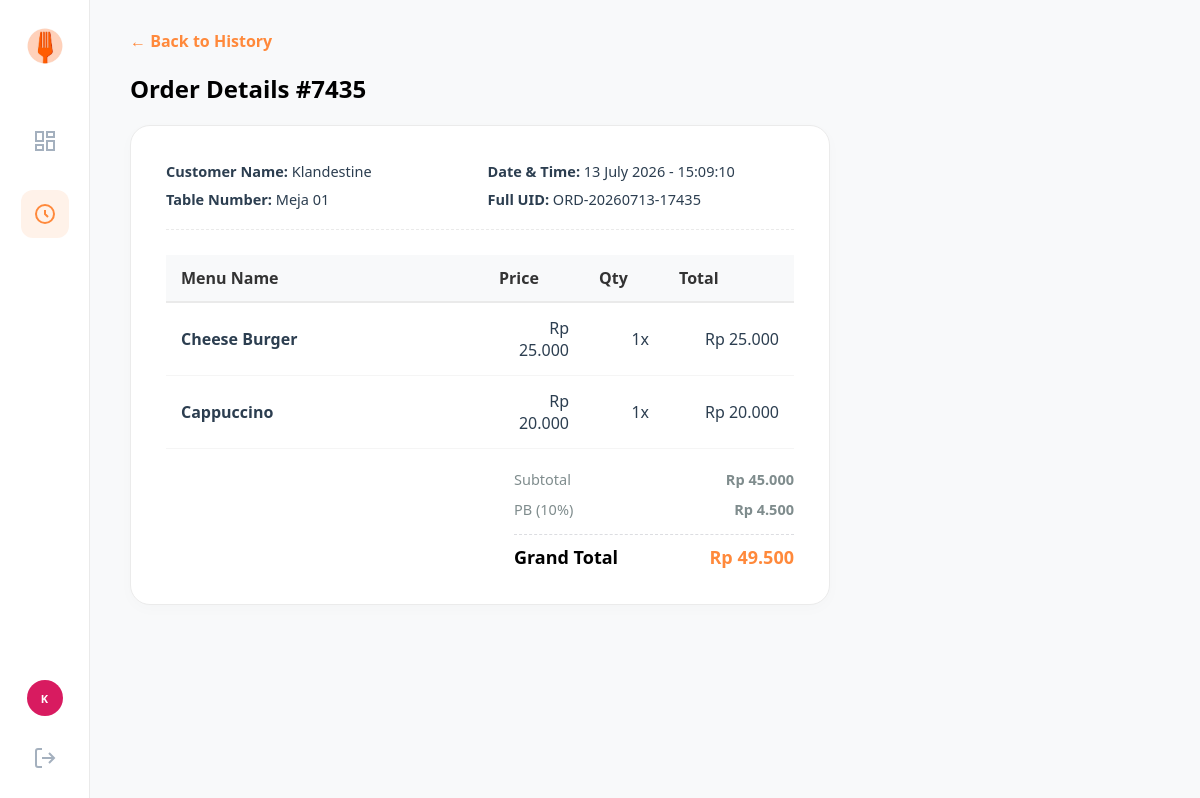
/order_detail_view.php?id=ORD-20260713-17435 (signed in), run on the app's committed database.
### tables this page shows
CREATE TABLE `orders` (
  `order_number` varchar(50) NOT NULL,
  `date` datetime NOT NULL DEFAULT current_timestamp(),
  `table_number` int(11) NOT NULL,
  `customer_name` varchar(100) NOT NULL,
  `status` enum('On Progress','Done') NOT NULL DEFAULT 'On Progress',
  `payment_status` enum('Unpaid','Paid') NOT NULL DEFAULT 'Unpaid'
);

CREATE TABLE `order_details` (
  `id` int(11) NOT NULL,
  `order_number` varchar(50) DEFAULT NULL,
  `menu_id` int(11) DEFAULT NULL,
  `quantity` int(11) NOT NULL DEFAULT 1
);

CREATE TABLE `menu` (
  `id` int(11) NOT NULL,
  `category` enum('food','drink','snack') NOT NULL,
  `menu_name` varchar(100) NOT NULL,
  `price` int(11) NOT NULL,
  `image` varchar(255) DEFAULT NULL
);

### order_detail_view.php (the view, shortened to what this page needs)
<?php
$conn = new mysqli("localhost", "root", "", "restaurant_db");
$order_number = $conn->real_escape_string($_GET['id']);
$order_query = "SELECT * FROM Orders WHERE order_number = '$order_number' LIMIT 1";
$order_result = $conn->query($order_query);
$order = $order_result->fetch_assoc();
$short_id = sprintf("%04d", substr(preg_replace('/[^0-9]/', '', $order['order_number']), -4));
$back_url = "order_history.php";
?>
<!DOCTYPE html>
<html lang="en">
<head>
    <link rel="stylesheet" href="css/style.css">
    <link rel="stylesheet" href="css/kitchen.css">
</head>
<body>
    <aside class="sidebar">
        <div class="sidebar-top">
            <div class="brand-logo">
                <img src="images/logo.png" alt="Logo" onerror="this.src='https://cdn-icons-png.flaticon.com/512/3081/3081976.png'">
            </div>
            <nav class="nav-menu">
                <a href="dashboard_kitchen.php" class="nav-item">
                    <svg width="24" height="24" viewBox="0 0 24 24" fill="none" stroke="currentColor" stroke-width="2"><rect x="3" y="3" width="7" height="9"></rect><rect x="14" y="3" width="7" height="5"></rect><rect x="14" y="12" width="7" height="9"></rect><rect x="3" y="16" width="7" height="5"></rect></svg>
                </a>
                <a href="order_history.php" class="nav-item active">
                    <svg width="24" height="24" viewBox="0 0 24 24" fill="none" stroke="currentColor" stroke-width="2"><path d="M12 8v4l3 3m6-3a9 9 0 11-18 0 9 9 0 0118 0z"></path></svg>
                </a>
            </nav>
        </div>
        <div class="sidebar-bottom">
            <div class="avatar-circle small-avatar" style="background-color: #d81b60;">K</div>
            <a href="logout.php" class="logout-btn"><svg width="24" height="24" viewBox="0 0 24 24" fill="none" stroke="currentColor" stroke-width="2"><path d="M9 21H5a2 2 0 0 1-2-2V5a2 2 0 0 1 2-2h4"></path><polyline points="16 17 21 12 16 7"></polyline><line x1="21" y1="12" x2="9" y2="12"></line></svg></a>
        </div>
    </aside>
    <main class="main-content">
        <a href="<?php echo $back_url; ?>" class="back-link-btn">
            &larr; Back to History
        </a>
        <h2 class="section-title">Order Details #<?php echo $short_id; ?></h2>
        <div class="detail-card">
            <div class="detail-meta-grid">
                <div>
                    <p><strong>Customer Name:</strong> <?php echo htmlspecialchars($order['customer_name']); ?></p>
                    <p style="margin-top: 8px;"><strong>Table Number:</strong> Meja <?php echo sprintf("%02d", $order['table_number']); ?></p>
                </div>
                <div>
                    <p><strong>Date & Time:</strong> <?php echo date("d F Y - H:i:s", strtotime($order['date'])); ?></p>
                    <p style="margin-top: 8px;"><strong>Full UID:</strong> <code><?php echo $order['order_number']; ?></code></p>
                </div>
            </div>
            <table class="invoice-table">
                <thead>
                    <tr>
                        <th>Menu Name</th>
                        <th class="right-text" style="width: 100px;">Price</th>
                        <th class="right-text" style="width: 80px;">Qty</th>
                        <th class="right-text" style="width: 130px;">Total</th>
                    </tr>
                </thead>
                <tbody>
                    <?php
                    $subtotal = 0;
                    $items_query = "SELECT od.quantity, m.menu_name, m.price FROM Order_Details od
                                    JOIN Menu m ON od.menu_id = m.id
                                    WHERE od.order_number = '$order_number'";
                    $items_result = $conn->query($items_query);
                    while ($item = $items_result->fetch_assoc()) {
                        $item_total = $item['price'] * $item['quantity'];
                        $subtotal += $item_total;
                        ?>
                        <tr>
                            <td><strong><?php echo htmlspecialchars($item['menu_name']); ?></strong></td>
                            <td class="right-text">Rp <?php echo number_format($item['price'], 0, ',', '.'); ?></td>
                            <td class="right-text"><?php echo $item['quantity']; ?>x</td>
                            <td class="right-text">Rp <?php echo number_format($item_total, 0, ',', '.'); ?></td>
                        </tr>
                        <?php
                    }
                    $tax = $subtotal * 0.10;
                    $grand_total = $subtotal + $tax;
                    ?>
                </tbody>
            </table>
            <div class="invoice-summary">
                <div class="summary-item">
                    <span>Subtotal</span>
                    <strong>Rp <?php echo number_format($subtotal, 0, ',', '.'); ?></strong>
                </div>
                <div class="summary-item">
                    <span>PB (10%)</span>
                    <strong>Rp <?php echo number_format($tax, 0, ',', '.'); ?></strong>
                </div>
                <div class="summary-item grand-total">
                    <span>Grand Total</span>
                    <span style="color: #ff893b;">Rp <?php echo number_format($grand_total, 0, ',', '.'); ?></span>
                </div>
            </div>
        </div>
    </main>
</body>
</html>

### css/style.css (style rules this page uses)
* { box-sizing: border-box; margin: 0; padding: 0; font-family: 'Segoe UI', Tahoma, Geneva, Verdana, sans-serif; }
body { background-color: #e5e5e5; display: flex; justify-content: center; align-items: center; height: 100vh; width: 100%; }
body { background-color: #f3f3f3; display: flex; align-items: stretch; height: 100vh; overflow: hidden; }
.sidebar { width: 90px; background-color: #ffffff; border-right: 1px solid #eaeaea; display: flex; flex-direction: column; justify-content: space-between; align-items: center; padding: 25px 0; z-index: 10; }
.sidebar-top, .sidebar-bottom { display: flex; flex-direction: column; align-items: center; width: 100%; }
.brand-logo img { width: 42px; height: auto; margin-bottom: 45px; }
.nav-menu { display: flex; flex-direction: column; gap: 25px; }
.nav-item { color: #a4b0be; padding: 12px; border-radius: 12px; transition: 0.2s; display: flex; align-items: center; justify-content: center; }
.nav-item:hover, .nav-item.active { color: #ff893b; background-color: #fff2e9; }
.sidebar-bottom { gap: 30px; }
.logout-btn { color: #a4b0be; transition: color 0.2s; }
.main-content { flex: 1; padding: 30px 40px; overflow-y: auto; }
.avatar-circle { width: 48px; height: 48px; border-radius: 50%; color: white; font-weight: bold; display: flex; align-items: center; justify-content: center; font-size: 14px; }
.small-avatar { background-color: #d81b60; width: 36px; height: 36px; font-size: 11px; }
.section-title { font-size: 24px; font-weight: bold; color: #000; margin-bottom: 20px; }
body { background-color: #f8f9fa; }

### order_detail_view.php (style rules this page uses)
.detail-card { background: #ffffff; padding: 35px; border-radius: 20px; box-shadow: 0 4px 15px rgba(0,0,0,0.02); border: 1px solid #ebebeb; max-width: 700px; margin: 20px 0; }
.detail-meta-grid { display: grid; grid-template-columns: 1fr 1fr; gap: 15px; margin-bottom: 25px; border-bottom: 1px dashed #eaeaea; padding-bottom: 20px; }
.detail-meta-grid p { margin: 0; font-size: 14.5px; color: #2c3e50; }
.invoice-table { width: 100%; border-collapse: collapse; margin-top: 15px; }
.invoice-table th { background-color: #f8f9fa; padding: 12px 15px; text-align: left; font-weight: bold; color: #333; border-bottom: 2px solid #eaeaea; }
.invoice-table td { padding: 14px 15px; border-bottom: 1px solid #f5f5f5; color: #2c3e50; }
.right-text { text-align: right; }
.invoice-summary { margin-top: 20px; display: flex; flex-direction: column; gap: 10px; align-items: flex-end; }
.summary-item { width: 280px; display: flex; justify-content: space-between; font-size: 14.5px; color: #7f8c8d; }
.summary-item.grand-total { font-size: 18px; font-weight: bold; color: #000; border-top: 1px dashed #dcdde1; padding-top: 10px; margin-top: 5px; }
.back-link-btn { display: inline-flex; align-items: center; gap: 8px; color: #ff893b; text-decoration: none; font-weight: bold; margin-bottom: 20px; transition: color 0.2s; }

### data on the page
orders: order_number "7435", customer_name "Klandestine", table_number "01", date "13 July 2026 - 15:09:10", order_number "ORD-20260713-17435"
order_details: menu.menu_name "Cheese Burger", menu.price "25.000", quantity "1", item_total "25.000"
order_details: menu.menu_name "Cappuccino", menu.price "20.000", quantity "1", item_total "20.000"

### other printed values
$subtotal "45.000"
$tax "4.500"
$grand_total "49.500"
